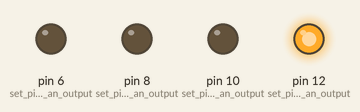
This sketch was run on a simulated Arduino Uno, built with avr-gcc and run on an emulated ATmega328P. Shown: output pins drawn as LEDs (lit = HIGH).

Above: at 0.2 s.
At 1.2 s:
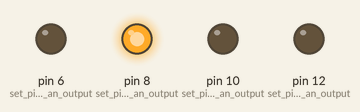
At 2.7 s:
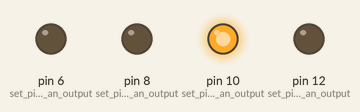
At 3.7 s:
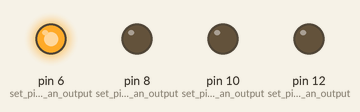
Timing chart, 0 to 4.6 s (numbered marks = the images above):
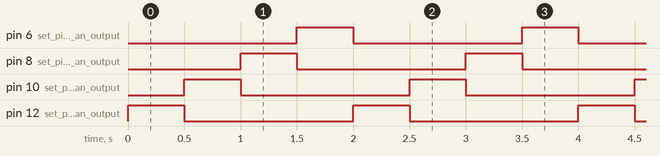

Measured:
- by itself, pin 6 (set_pin_6_as_an_output), pin 8 (set_pin_8_as_an_output), pin 10 (set_pin_10_as_an_output), pin 12 (set_pin_12_as_an_output): alternates HIGH for 0.50 s and LOW for 1.5 s
- by itself, everything shown: repeats every 2.0 s, in 5 steps

The sketch:

lightchasing1.ino
```cpp
/* This is the light chaser program 1.
The goal of this program is blink multiple LEDs connected to
digital output pins in a sequential manner. In this case, the
assigned digital output pins are 12,10,8 and 6.*/

void setup()
{
  pinMode(12, OUTPUT); // set pin 12 as an output
  pinMode(10, OUTPUT); // set pin 10 as an output
  pinMode(8, OUTPUT); // set pin 8 as an output
  pinMode(6, OUTPUT); // set pin 6 as an output
}

void loop()
{
  digitalWrite(12, HIGH); // turn on LED connected to pin 12
  delay(500); // Wait for 500 millisecond(s)
  digitalWrite(12, LOW); // turn off LED connected to pin 12
  digitalWrite(10, HIGH); // turn on LED connected to pin 10
  delay(500); // Wait for 500 millisecond(s)
  digitalWrite(10, LOW); // turn off LED connected to pin 10
  digitalWrite(8, HIGH); // turn on LED connected to pin 8
  delay(500); // Wait for 500 millisecond(s)
  digitalWrite(8, LOW); // turn off LED connected to pin 8
  digitalWrite(6, HIGH); // turn on LED connected to pin 6
  delay(500); // Wait for 500 millisecond(s)
  digitalWrite(6, LOW); // turn off LED connected to pin 6
}
```
